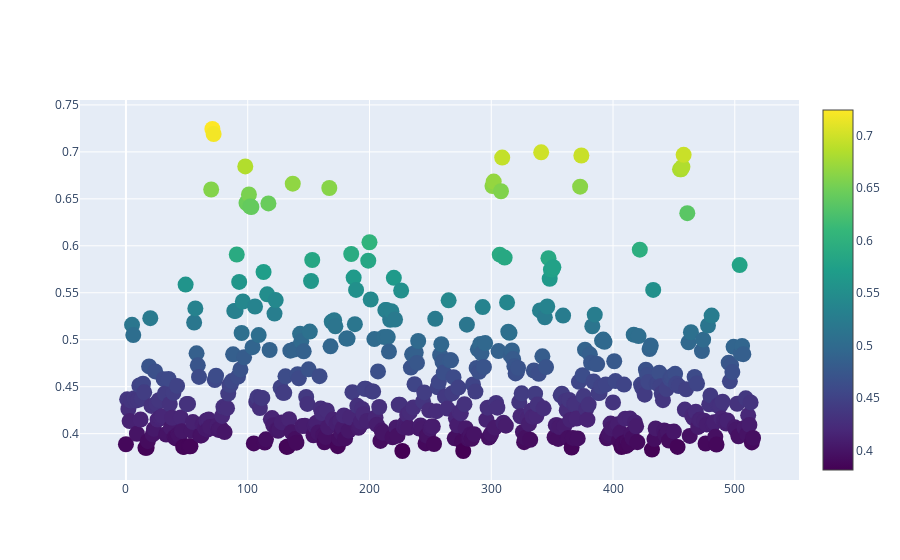

The cell this chart's notebook holds for it:
### Code cell
fig = go.Figure(data=go.Scatter(
    y = score_iforest_model,
    mode='markers',
    marker=dict(
        size=16,
        color=score_iforest_model,
        colorscale='Viridis',
        showscale=True
    )
))

fig.show()

### Figure 1 — Plotly figure (JSON) as saved in the notebook; plotly's stock layout.template omitted (floating-point values rounded to 4 significant figures; data arrays with more than 128 entries replaced by an {"elided": "..."} marker saying what was removed)
{"data": [{"marker": {"color": {"elided": "516 float values"}, "colorscale": [[0, "#440154"], [0.1111, "#482878"], [0.2222, "#3e4989"], [0.3333, "#31688e"], [0.4444, "#26828e"], [0.5556, "#1f9e89"], [0.6667, "#35b779"], [0.7778, "#6ece58"], [0.8889, "#b5de2b"], [1, "#fde725"]], "showscale": true, "size": 16}, "mode": "markers", "type": "scatter", "y": {"elided": "516 float values"}}], "layout": {}}
